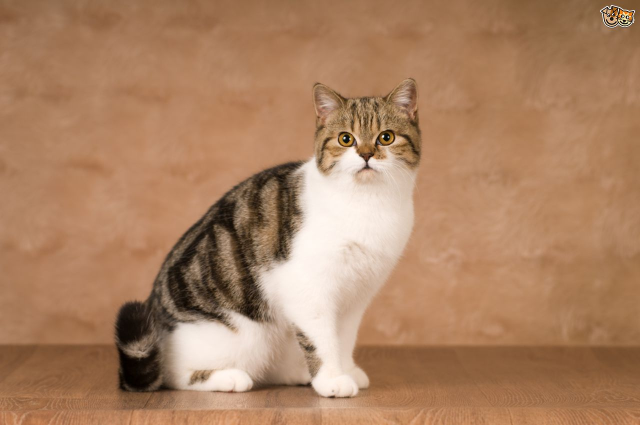
#> input picture cat01.jpg, 1280 x 850 px (shown at 1/2 size)
$ python opencv.py
#> lines starting #> are read from the running program, lines starting #| are printed output that depends on the picture; after the words box and inside, x2 and y2 are one past the last pixel; in counts of white or black regions, pixels touching at a corner belong together
import cv2
img = cv2.imread("cat01.jpg")
#> img is the input picture: shape (850, 1280, 3); mean B, G, R 98.9, 130.1, 171.4
img2 = cv2.imread("cat02.jpg")
img3 = cv2.imread("cat03.jpg")
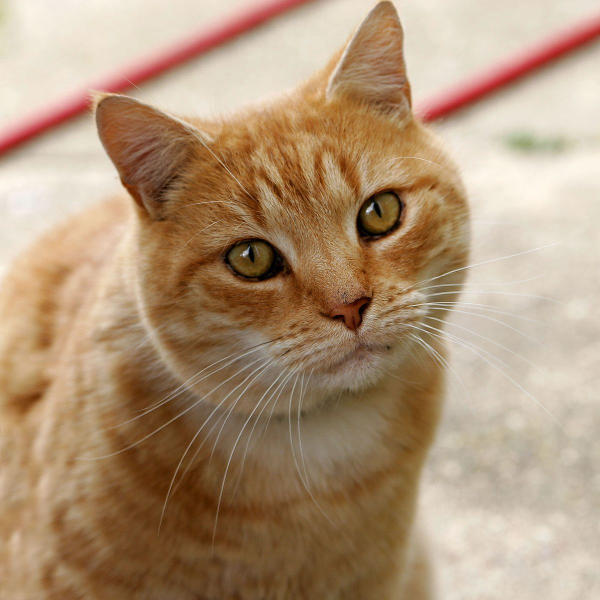
#> input picture Cat03.jpg, 1200 x 1199 px, found by its file name (shown at 1/2 size)
#> img3 is the input picture: shape (1199, 1200, 3); mean B, G, R 120.7, 148.8, 175.9
cv2.line(img,(2,5),(400,329),(213,45,67),3)
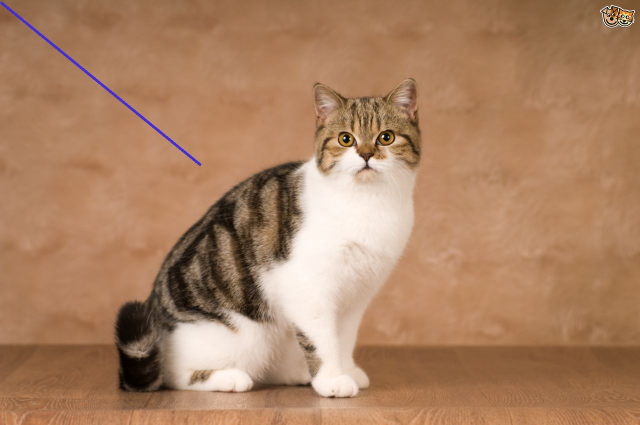
#> img: shape (850, 1280, 3) (shown at 1/2 size); 0.25% of pixels changed, all inside (x1, y1, x2, y2) = (0, 3, 403, 332)
cv2.circle(img3,(259,308),25,(0,255,0),5)
cv2.rectangle(img2,(60,60),(435,278),(0,0,255),4)
font=cv2.FONT_HERSHEY_COMPLEX
cv2.putText(img3,"CAT",(48,489),font,20,(28,56,178),8)
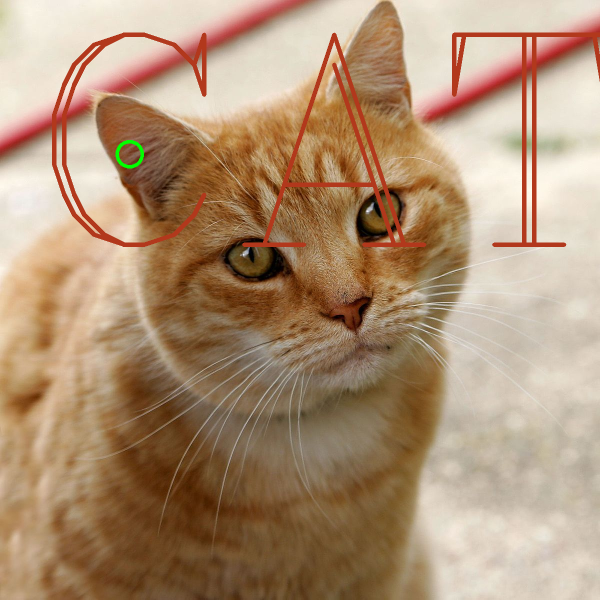
#> img3: shape (1199, 1200, 3) (shown at 1/2 size); mean B, G, R 117.3, 145.7, 175.2
cv2.imshow("cat",img)
cv2.imshow("catrec",img2)
cv2.imshow("catcirc",img3)
cv2.waitKey(0)
cv2.destroyAllWindows()
